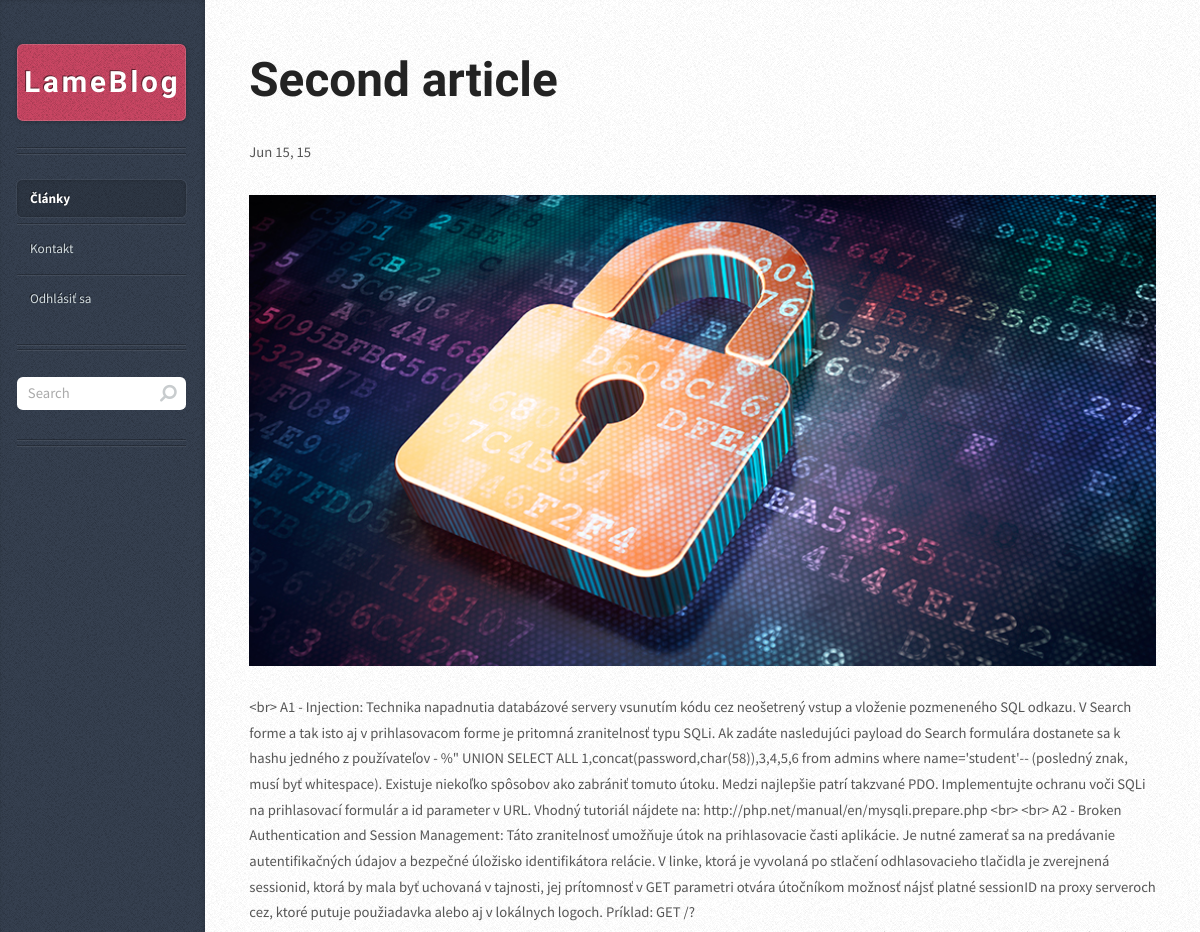
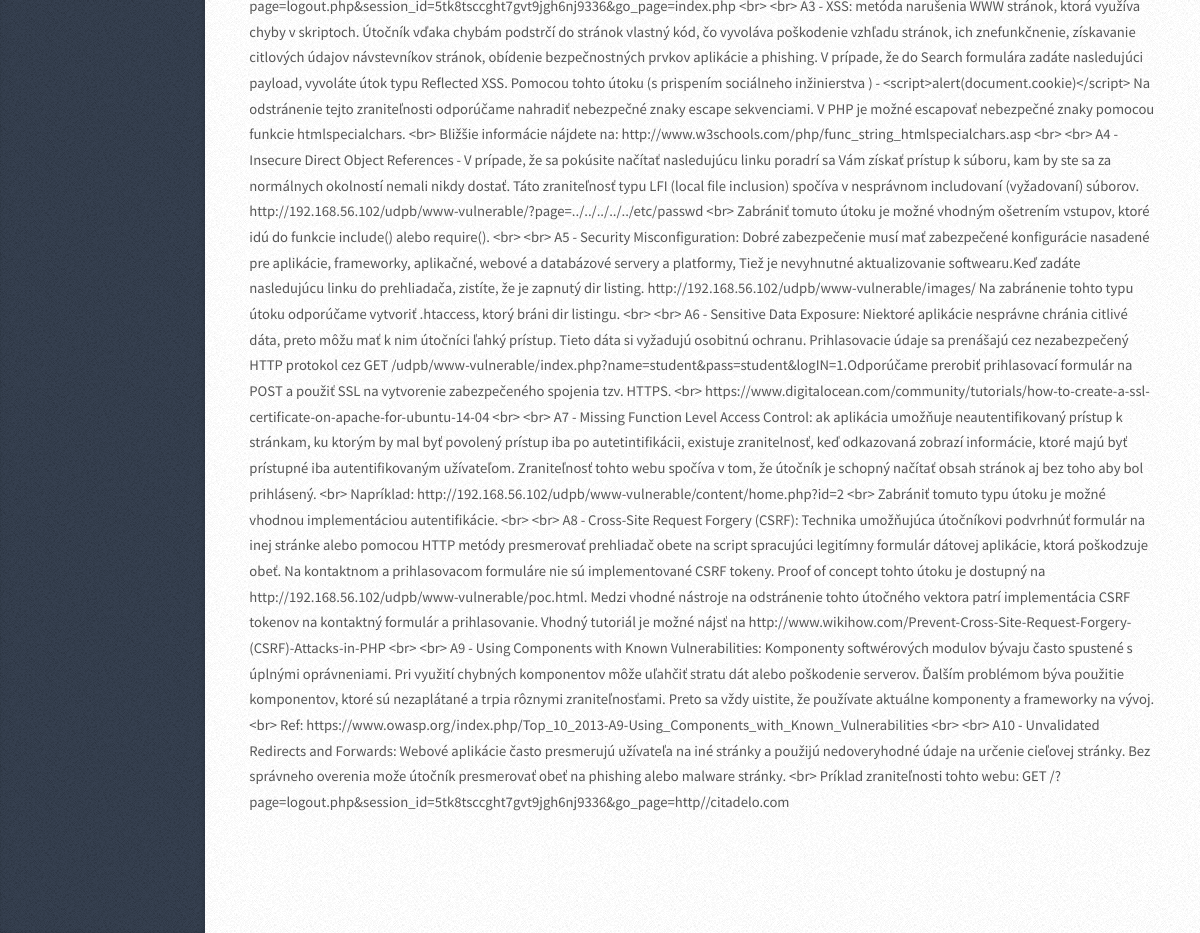
The page /www-vulnerable/index.php?id=2 (signed in) on the database its author committed (2 pictures, top to bottom).
### tables this page shows
CREATE TABLE `articles` (
  `id` int(11) NOT NULL AUTO_INCREMENT,
  `title` varchar(512) NOT NULL,
  `content` text NOT NULL,
  `date` timestamp NOT NULL DEFAULT CURRENT_TIMESTAMP ON UPDATE CURRENT_TIMESTAMP,
  `author` int(11) NOT NULL,
  `status` int(11) NOT NULL DEFAULT '1',
  PRIMARY KEY (`id`)
);

### www-vulnerable/content/home.php (the view)
<?php
include_once(__DIR__.DIRECTORY_SEPARATOR.'../include/db.php');
?>
<?php
function replace_n($str){
$order   = array('\n');
$replace = '<br>';
return $newstr = str_replace($order, $replace, $str);
}
function replace_br($str){
$order   = array("<br>");
$replace = '\n';
return $newstr = str_replace($order, $replace, $str);
}
if(@$_GET['id']<=0) {
    $articles = $db->query("SELECT * FROM articles WHERE status=1 ORDER BY id DESC");
    while ($article = $articles->fetch_array(MYSQL_ASSOC)) {
        echo '<article class="box post post-excerpt">
        <header>
            <h2><a href="./index.php?id='.$article['id'].'">' . $article['title'] . '</a></h2>
        </header>
        <div class="info">
            <span class="date"><span class="month">' . date("M", strtotime($article['date'])) . '</span> <span class="day">' . date("d", strtotime($article['date'])) . '</span><span class="year">, ' . date("y", strtotime($article['date'])) . '</span></span>
        </div>
        <a href="#" class="image featured"><img src="images/pic01.jpg" alt="" /></a>';
        $replaced_placeholder = replace_br($article['content']);
        $new = htmlspecialchars($replaced_placeholder,ENT_QUOTES);
	$replaced_n = replace_n($new);
        echo $replaced_n;
     echo '</article>';
    }
}else{
    $articles = $db->query("SELECT * FROM articles WHERE id='".$db->real_escape_string($_GET['id'])."'");
    $article = $articles->fetch_array(MYSQL_ASSOC);
        echo '<article class="box post post-excerpt">
        <header>
            <h2><a href="#">' . $article['title'] . '</a></h2>
        </header>
        <div class="info">
            <span class="date"><span class="month">' . date("M", strtotime($article['date'])) . '</span> <span class="day">' . date("d", strtotime($article['date'])) . '</span><span class="year">, ' . date("y", strtotime($article['date'])) . '</span></span>
        </div>
        <a href="#" class="image featured"><img src="images/pic01.jpg" alt="" /></a>';
        $replaced_placeholder = replace_br($article['content']);
        $new = htmlspecialchars($replaced_placeholder,ENT_QUOTES);
        $replaced_n = replace_n($new);
        echo $replaced_n;
   echo  '</article>';
}
?>

### www-vulnerable/css/style.css (style rules this page uses)
body { background-color: #e8e8e8; background-image: url('images/bg02.png'); }
body,input,textarea,select { font-family: 'Source Sans Pro', sans-serif; font-weight: 400; color: #565656; }
a { color: #c94663; }
h2,h3,h4,h5,h6 { font-family: 'Open Sans Condensed', sans-serif; font-weight: 700; color: #232323; }
h2 a, h4 a, h5 a, h6 a { text-decoration: none; color: inherit; }
header { margin: 0 0 2em 0; }
section, article { margin-bottom: 3em; }
section > :last-child, article > :last-child { margin-bottom: 0; }
section:last-child, article:last-child { margin-bottom: 0; }
.image { display: inline-block; }
.image img { display: block; width: 100%; }
.image.featured { display: block; width: 100%; margin: 0 0 2em 0; }
.box.post { position: relative; }

### www-vulnerable/css/style-desktop.css (style rules this page uses)
body { height: 100%; }
body,input,textarea,select { line-height: 1.75em; }
h2 { font-size: 1.2em; }

### www-vulnerable/css/style-narrow.css (style rules this page uses)
body { min-width: 1000px; }
body,input,textarea,select { font-size: 11pt; }
.box.post h2 { font-size: 3.25em; line-height: 1.25em; }
.box.post header { padding: 1.5em 0 0 0; margin: 0 0 3em 0; }
.box.post .info { width: 100%; padding: 1em 0 0 0; position: relative; top: -2em; }
.box.post .info .date { display: inline; }

### rows shown on the page
articles: title "Second article", date "Jun", date "15", content "<br> A1 - Injection: Technika napadnutia databázové servery vsunutím kódu cez neošetrený vstup a vloženie pozmeneného SQL odkazu. V Search forme a tak isto aj v prihlasovacom forme je pritomná zranitelnosť typu SQLi. Ak zadáte nasledujúci payload do Search formulára dostanete sa k hashu jedného z používateľov - %\" UNION SELECT ALL 1,concat(password,char(58)),3,4,5,6 from admins where name='student'-- (posledný znak, musí byť whitespace). Existuje niekoľko spôsobov ako zabrániť tomuto útoku. Medzi najlepšie patrí takzvané PDO. Implementujte ochranu voči SQLi na prihlasovací formulár a id parameter v URL. Vhodný tutoriál nájdete na: http://php.net/manual/en/mysqli.prepare.php <br> <br> A2 -…"
